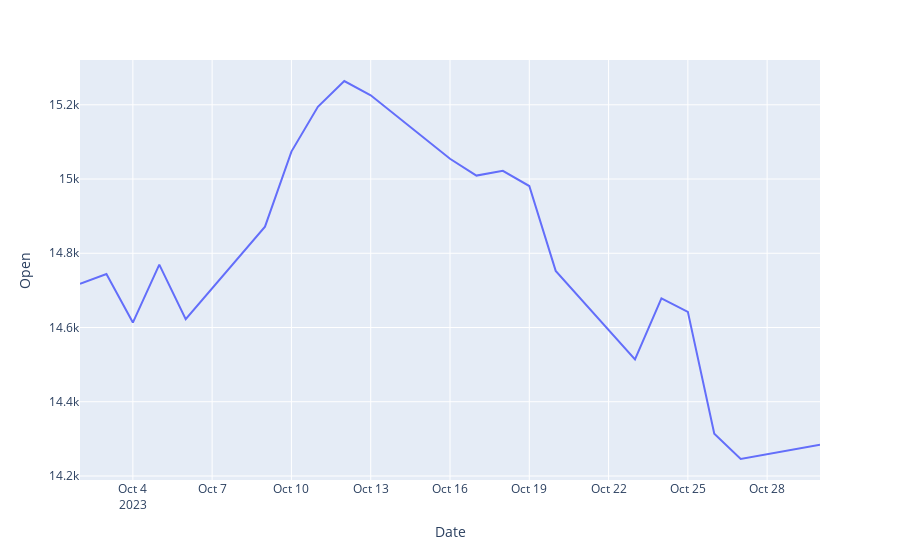

Notebook cell for this chart:
### Code cell
px.line(df, x=df.index, y=df.Open)

### Figure 1 — Plotly figure (JSON) as saved in the notebook; plotly's stock layout.template omitted (floating-point values rounded to 4 significant figures)
{"data": [{"hovertemplate": "Date=%{x}<br>Open=%{y}<extra></extra>", "legendgroup": "", "line": {"color": "#636efa", "dash": "solid"}, "marker": {"symbol": "circle"}, "mode": "lines", "name": "", "orientation": "v", "showlegend": false, "type": "scatter", "x": ["2023-10-02T00:00:00-04:00", "2023-10-03T00:00:00-04:00", "2023-10-04T00:00:00-04:00", "2023-10-05T00:00:00-04:00", "2023-10-06T00:00:00-04:00", "2023-10-09T00:00:00-04:00", "2023-10-10T00:00:00-04:00", "2023-10-11T00:00:00-04:00", "2023-10-12T00:00:00-04:00", "2023-10-13T00:00:00-04:00", "2023-10-16T00:00:00-04:00", "2023-10-17T00:00:00-04:00", "2023-10-18T00:00:00-04:00", "2023-10-19T00:00:00-04:00", "2023-10-20T00:00:00-04:00", "2023-10-23T00:00:00-04:00", "2023-10-24T00:00:00-04:00", "2023-10-25T00:00:00-04:00", "2023-10-26T00:00:00-04:00", "2023-10-27T00:00:00-04:00", "2023-10-30T00:00:00-04:00"], "xaxis": "x", "y": [14720.0, 14740.0, 14610.0, 14770.0, 14620.0, 14870.0, 15070.0, 15190.0, 15260.0, 15230.0, 15050.0, 15010.0, 15020.0, 14980.0, 14750.0, 14510.0, 14680.0, 14640.0, 14310.0, 14250.0, 14280.0], "yaxis": "y"}], "layout": {"legend": {"tracegroupgap": 0}, "margin": {"t": 60}, "xaxis": {"anchor": "y", "domain": [0, 1], "title": {"text": "Date"}}, "yaxis": {"anchor": "x", "domain": [0, 1], "title": {"text": "Open"}}}}
